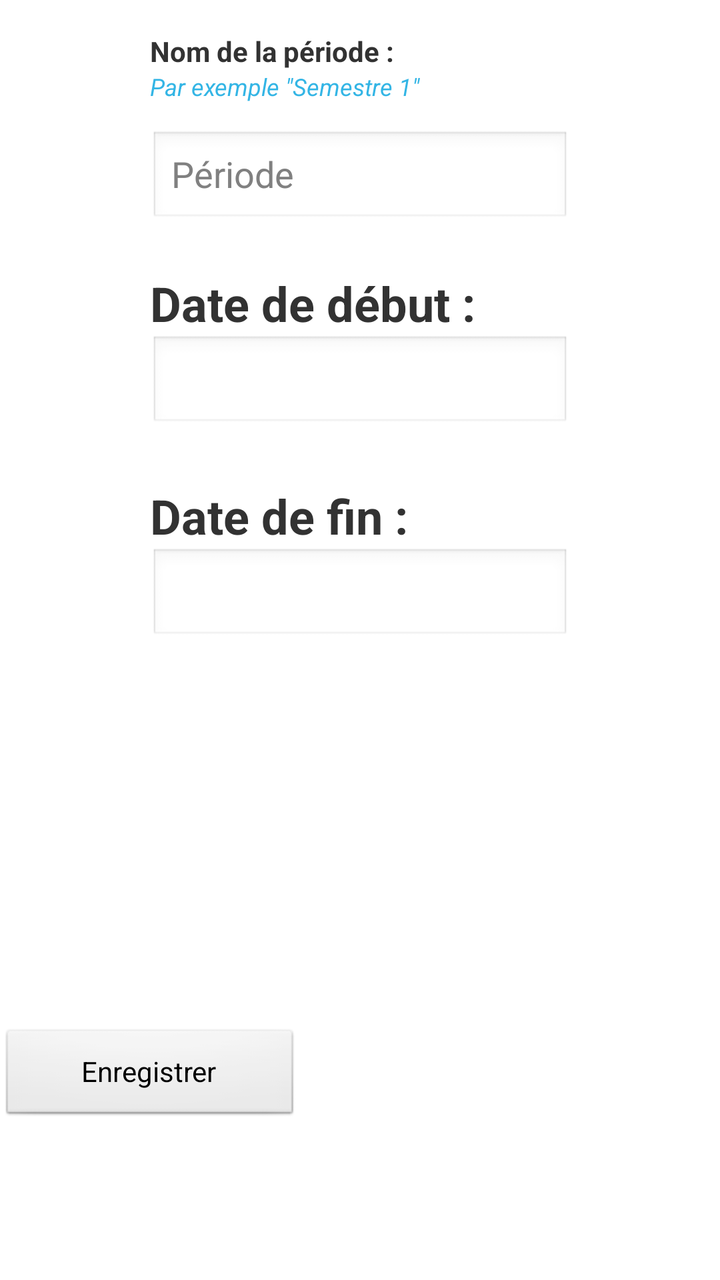
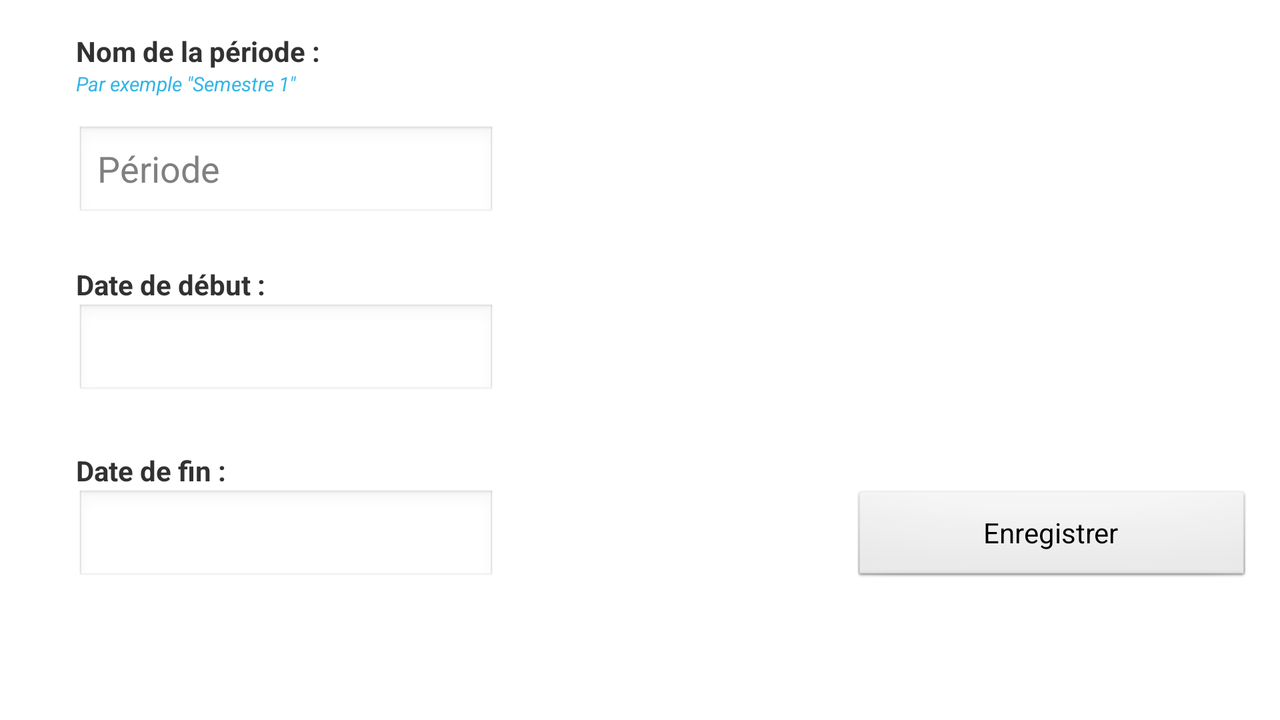

An Android layout and its configuration variant, each rendered on a device that would load it. The default file and the variant file are quoted in full after the pictures.
<!-- AndroidManifest.xml: application theme AppTheme -->
<!-- res/layout/activity_periode_add.xml -->
<RelativeLayout xmlns:android="http://schemas.android.com/apk/res/android"
    xmlns:tools="http://schemas.android.com/tools"
    android:layout_width="match_parent"
    android:layout_height="match_parent"
    tools:context=".PeriodeAddActivity" >

    <TextView
        android:id="@+id/periodeTextExample"
        android:layout_width="wrap_content"
        android:layout_height="wrap_content"
        android:layout_alignLeft="@+id/nomPeriodeTV"
        android:layout_below="@+id/nomPeriodeTV"
        android:text="@string/PeriodeTextExample"
        android:textAppearance="?android:attr/textAppearanceSmall"
        android:textColor="@android:color/holo_blue_light"
        android:textColorHint="@android:color/holo_blue_bright"
        android:textSize="12sp"
        android:textStyle="italic" />

    <TextView
        android:id="@+id/periodeFinTV"
        android:layout_width="wrap_content"
        android:layout_height="wrap_content"
        android:layout_alignLeft="@+id/periodeDebutTV"
        android:layout_alignRight="@+id/dateFinEdit"
        android:layout_below="@+id/dateDebutEdit"
        android:layout_marginTop="26dp"
        android:text="@string/periodeFinText"
        android:textSize="24sp"
        android:textStyle="bold" />

    <TextView
        android:id="@+id/periodeDebutTV"
        android:layout_width="wrap_content"
        android:layout_height="wrap_content"
        android:layout_alignLeft="@+id/dateDebutEdit"
        android:layout_below="@+id/periodeNameEdit"
        android:layout_marginTop="22dp"
        android:text="@string/periodeDebutText"
        android:textSize="24sp"
        android:textStyle="bold" />

    <TextView
        android:id="@+id/nomPeriodeTV"
        android:layout_width="match_parent"
        android:layout_height="wrap_content"
        android:layout_alignLeft="@+id/periodeNameEdit"
        android:layout_alignParentTop="true"
        android:layout_marginTop="16dp"
        android:text="@string/PeriodeText"
        android:textSize="@dimen/formulaireLabelBig"
        android:textStyle="bold" />

    <EditText
        android:id="@+id/dateDebutEdit"
        android:layout_width="wrap_content"
        android:layout_height="wrap_content"
        android:layout_below="@+id/periodeDebutTV"
        android:layout_centerHorizontal="true"
        android:ems="10"
        android:inputType="date" />

    <EditText
        android:id="@+id/dateFinEdit"
        android:layout_width="wrap_content"
        android:layout_height="wrap_content"
        android:layout_alignLeft="@+id/dateDebutEdit"
        android:layout_below="@+id/periodeFinTV"
        android:ems="10"
        android:inputType="date" >

        <requestFocus />
    </EditText>

    <EditText
        android:id="@+id/periodeNameEdit"
        android:layout_width="wrap_content"
        android:layout_height="wrap_content"
        android:layout_alignLeft="@+id/periodeDebutTV"
        android:layout_below="@+id/periodeTextExample"
        android:layout_marginTop="14dp"
        android:ems="10"
        android:hint="@string/PeriodeNameHint"
        android:textColorLink="@color/redButtons" />
    <Button
        android:id="@+id/button1"
        android:layout_width="wrap_content"
        android:layout_height="wrap_content"
        android:layout_alignParentBottom="true"
        android:layout_marginBottom="78dp"
        android:onClick="enregistrer"
        android:text="@string/buttonEnregistrer"
        android:width="150dp" />

</RelativeLayout>
<!-- resources referenced by this layout -->
<resources>
  <color name="redButtons">#FFFF4444</color>
  <string name="PeriodeNameHint">Période</string>
  <string name="PeriodeText">Nom de la période :</string>
  <string name="PeriodeTextExample">Par exemple \"Semestre 1\"</string>
  <string name="buttonEnregistrer">Enregistrer</string>
  <string name="periodeDebutText">Date de début :</string>
  <string name="periodeFinText">Date de fin :</string>
  <style name="AppTheme" parent="AppBaseTheme">
          
      </style>
  <style name="AppBaseTheme" parent="android:Theme.Light">
          
      </style>
</resources>
<!-- res/layout-land/activity_periode_add.xml (the repository's variant of the layout above) -->
<!-- drawn on the phone turned sideways -->
<RelativeLayout xmlns:android="http://schemas.android.com/apk/res/android"
    xmlns:tools="http://schemas.android.com/tools"
    android:layout_width="match_parent"
    android:layout_height="match_parent"
    tools:context=".PeriodeAddActivity" >

    <TextView
        android:id="@+id/periodeTextExample"
        android:layout_width="wrap_content"
        android:layout_height="wrap_content"
        android:layout_alignLeft="@+id/nomPeriodeTV"
        android:layout_below="@+id/nomPeriodeTV"
        android:text="@string/PeriodeTextExample"
        android:textAppearance="?android:attr/textAppearanceSmall"
        android:textColor="@android:color/holo_blue_light"
        android:textColorHint="@android:color/holo_blue_bright"
        android:textSize="10sp"
        android:textStyle="italic" />

    <TextView
        android:id="@+id/periodeFinTV"
        android:layout_width="wrap_content"
        android:layout_height="wrap_content"
        android:layout_alignLeft="@+id/periodeDebutTV"
        android:layout_alignRight="@+id/dateFinEdit"
        android:layout_below="@+id/dateDebutEdit"
        android:layout_marginTop="26dp"
        android:text="@string/periodeFinText"
        android:textStyle="bold" />

    <TextView
        android:id="@+id/periodeDebutTV"
        android:layout_width="wrap_content"
        android:layout_height="wrap_content"
        android:layout_alignLeft="@+id/dateDebutEdit"
        android:layout_below="@+id/periodeNameEdit"
        android:layout_marginTop="22dp"
        android:text="@string/periodeDebutText"
        android:textStyle="bold" />

    <TextView
        android:id="@+id/nomPeriodeTV"
        android:layout_width="match_parent"
        android:layout_height="wrap_content"
        android:layout_alignLeft="@+id/periodeNameEdit"
        android:layout_alignParentTop="true"
        android:layout_marginTop="16dp"
        android:text="@string/PeriodeText"
        android:textStyle="bold" />

    <EditText
        android:id="@+id/dateFinEdit"
        android:layout_width="wrap_content"
        android:layout_height="wrap_content"
        android:layout_alignLeft="@+id/dateDebutEdit"
        android:layout_below="@+id/periodeFinTV"
        android:ems="10"
        android:inputType="date" >

        <requestFocus />
    </EditText>

    <EditText
        android:id="@+id/periodeNameEdit"
        android:layout_width="wrap_content"
        android:layout_height="wrap_content"
        android:layout_alignLeft="@+id/periodeDebutTV"
        android:layout_below="@+id/periodeTextExample"
        android:layout_marginTop="14dp"
        android:ems="10"
        android:hint="@string/PeriodeNameHint"
        android:textColorLink="@color/redButtons" />

    <EditText
        android:id="@+id/dateDebutEdit"
        android:layout_width="wrap_content"
        android:layout_height="wrap_content"
        android:layout_alignParentLeft="true"
        android:layout_below="@+id/periodeDebutTV"
        android:layout_marginLeft="38dp"
        android:ems="10"
        android:inputType="date" />

    <Button
        android:id="@+id/button1"
        android:layout_height="wrap_content"
        android:layout_alignBottom="@+id/dateFinEdit"
        android:layout_alignParentRight="true"
        android:layout_marginRight="14dp"
        android:onClick="enregistrer"
        android:text="@string/buttonEnregistrer"
        android:layout_width="200dp" />

</RelativeLayout>
